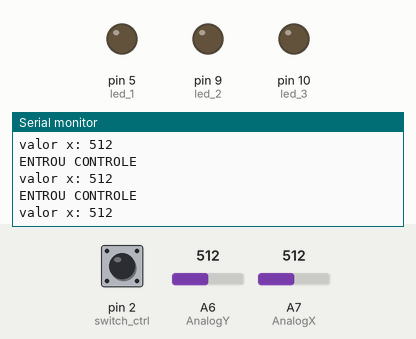
This sketch was run on a simulated Arduino Nano, built with avr-gcc and run on an emulated ATmega328P. Shown: output pins drawn as LEDs (lit = HIGH), the last lines printed to the serial monitor. The test bench sets the inputs (shaded band); at power-on: A7 (AnalogX) = 512, pin 2 (switch_ctrl) HIGH, A6 (AnalogY) = 512. No radio packets arrive unless stated.

Above: at 2.2 s.
2.3 s: A7 (AnalogX) set to 11
At 3.1 s:
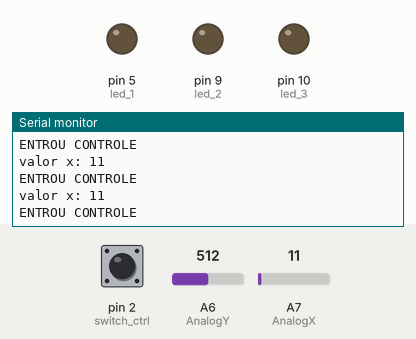
3.8 s: A7 (AnalogX) set to 8
At 4.9 s:
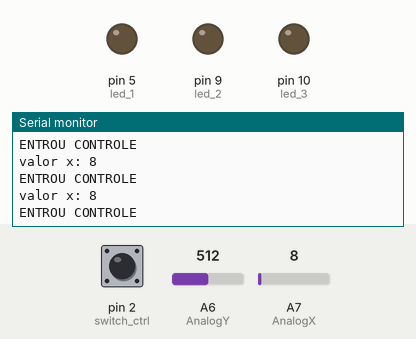
Timing chart, 0 to 6.8 s (numbered marks = the images above; inputs shaded):
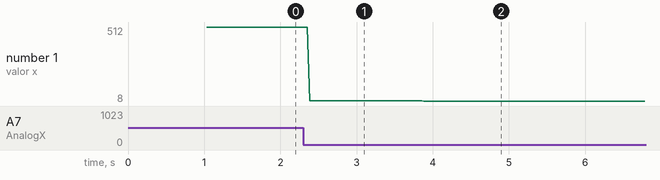

The sketch:

RECEPTOR_FINAL.ino
```cpp
/*************************** Marlon Nardi ******************************
  Projeto: Programação do Robô Handler V1.0
  Vídeo ensinando a motar: https://www.marlonnardi.com/p/construa-seu-proprio-robo-esteira_23.html
  Loja: https://www.lojamarlonnardi.com/
  Site: https://www.marlonnardi.com/
  Youtube: https://www.youtube.com/marlonnardiw
  Facebook: https://www.facebook.com/professormarlonnardi
************************************************************************/

/******************* Programação do Robô Handler V1.0 ****************/

//======================= Incluindo bilbiotecas ==============================//
#include <SPI.h>
#include <RF24.h>

//========================= Criando objetos =================================//
RF24 radio(7, 8); // CE, CSN // Instancia/cria o objeto Radio para que possamos trabalhar com ele. Também temos que informar os pinos do Arduino conectados ao CE e ao CSN do NRF24L01.


//==================== Nomeando as constantes ==============================//

#define AnalogY A6
#define AnalogX A7
#define AnalogBt 3
#define switch_ctrl 2
#define led_1 5
#define led_2 9
#define led_3 10
#define r_pot A1
#define l_pot A0
#define red_bt 4

//=================== Criando uma estrutura/pacote de dados para a transmissão e recepção de informação através de dois Pipes =======================//
struct EstruturaDadosTXRX
{
  float ang_bussola = 0.0;
  float ang_gps = 0; //sentido / 100
  float avg_lat = 0;
  float avg_lon = 0;
  float dist = 0; //distancia_entre
  float azimuth = 0; //curso
  float velocidade = 0;
  float vetor_nav = 0;
  bool confirm = false;
  int srv_ang = 70;
  int analog_x = 0;
  bool control_mode = false; //se control_mode = false == funcionando em modo autonomo
  int nivel_agua = 0;
};
typedef struct EstruturaDadosTXRX TipoDosDadosTXRX;
TipoDosDadosTXRX DadosTransmitidos;
TipoDosDadosTXRX DadosRecebidos;

//=================== Declaração de variáveis globáis =======================//


//=================== Declaração da variável global somente de leitura para armazenas os endereço de leitura e escrita =======================//
                    //Endereço: 0         1
const byte Enderecos[][6] = {"00001", "00002"};//Criamos um vetor constante do tipo Byte que terá duas posições, pois precisamos de um endereço para escrever e outro para ler. Apesar do
//endereço ter somete 5 números, declaramos 6 para que o comppilador adicione o caracter null \0 automaticamente.

void Controle(){
  int val_x = analogRead(AnalogX);
  int val_y = analogRead(AnalogY); //Y controla servo
  DadosRecebidos.analog_x = val_x;
  DadosRecebidos.srv_ang = map(val_y, 0, 1023, 0, 180);
  DadosRecebidos.control_mode = digitalRead(switch_ctrl);
  DadosRecebidos.confirm = true;
}

void Autonomo(){
  DadosRecebidos.control_mode = digitalRead(switch_ctrl);
  DadosRecebidos.confirm = true;
}

void setup() {
//==================== Declaração de entradas e saídas ========================//
  pinMode(AnalogX, INPUT);
  pinMode(AnalogY, INPUT);
  pinMode(AnalogBt, INPUT);
  pinMode(red_bt, INPUT_PULLUP); //BOTÃO DE ESTADO IGUAL SWITCH
  pinMode(switch_ctrl, INPUT_PULLUP); //0= off, 1= on
  pinMode(r_pot, INPUT);
  pinMode(l_pot, INPUT);
  pinMode(led_1, OUTPUT);
  pinMode(led_2, OUTPUT);
  pinMode(led_3, OUTPUT);
//================== Configurações iniciais do NRF24L01 ======================//
  radio.begin();// Inicia o transceptor NRF24L01
  Serial.begin(9600);
  radio.openWritingPipe(Enderecos[0]); // Informamos para o transceptor qual é o endereço de escrita Enderecos[0] ou 00001 e abrimos o Pipe/Tubo.
  radio.openReadingPipe(1, Enderecos[1]); // Informamos para o transceptor qual é o endereço de leitura Enderecos[1] ou 00002 e abrimos o Pipe/Tubo. Esse primeiro parâmentro, o número 1,
  //define o número do Pipe. Podemos utilizar 6 Pipes, de 0 à 5.
  radio.setPALevel(RF24_PA_MAX); // Muda o PA para potência máxima de transmissão. Para potência minima: RF24_PA_MIN Para potência média: RF24_PA_HIGH Para potência máxima (recomendado para o módulo com etapa amplificadora e antena): RF24_PA_MAX
  radio.setDataRate(RF24_250KBPS); // Mudamos a taxa de trasnferência de dados para 250 Kbps, isso melhora a distância na transmissão.
  delay(1000);
}


void loop() {
   //========================= Recebendo os dados ===========================//
  delay(5); // Tempo para não haver perca de dados.

  radio.startListening(); // Comando para o rádio começar ouvir, dessa forma ele escuta ou recebe.

  if ( radio.available()) {// Se o NRF24L01 receber dados.
    while (radio.available()) {// Enquanto o NRF24L01 receber dados.
      radio.read(&DadosTransmitidos, sizeof(TipoDosDadosTXRX)); // Lê a informação transmitida pelo Robô.
    }
    switch (digitalRead(switch_ctrl)){
      case false: //autonomo
        Serial.print("Angulo Bussola: ");
        Serial.println(DadosTransmitidos.ang_bussola);

        Serial.print("Latitude: ");
        Serial.print(DadosTransmitidos.avg_lat);
        Serial.print(" // Longitude: ");
        Serial.println(DadosTransmitidos.avg_lon);

        Serial.print("Nivel interior da agua: ");
        Serial.println(DadosTransmitidos.nivel_agua);

        Serial.print("Velocidade: ");
        Serial.println(DadosTransmitidos.velocidade);

        Serial.print("Distancia até proximo waypoint: ");
        Serial.println(DadosTransmitidos.dist);

        Serial.print("Vetor de navegação: ");
        Serial.println(DadosTransmitidos.vetor_nav);

        delay(5);
        break;

      case true: //controle remoto
        Serial.print("Nivel interior da agua: ");
        Serial.println(DadosTransmitidos.nivel_agua);

        Serial.print("Velocidade: ");
        Serial.println(DadosTransmitidos.velocidade);

        break;
    }
  }


//========================= Trasmitindo os dados ===========================//
  delay(5); // Tempo para não haver perca de dados.

  radio.stopListening(); // Comando para o rádio parar de ouvir, dessa forma ele fala ou transmite.
  switch (digitalRead(switch_ctrl)){
    case true:
      Serial.println("ENTROU CONTROLE");
      Controle();
      break;
    case false:
      Autonomo();
      break;
  }
  Serial.print("valor x: ");
  Serial.println(DadosRecebidos.analog_x);
  radio.write(&DadosRecebidos, sizeof(TipoDosDadosTXRX));// Transmite/escreve os dados para o outro rádio. DadosTransmitidos = Informação que queremos enviar. TipoDosDadosTXRX: Tamanho dessa variável.
}
```

Measured:
- after the input at 2.3 s, the serial monitor: prints a new line after 0.09 s (image 1)
- after the input at 3.8 s, the serial monitor: prints a new line after 0.08 s (image 2)
- plotted number 1: 512 → 11 after the input at 2.3 s, 11 → 8 after the input at 3.8 s
